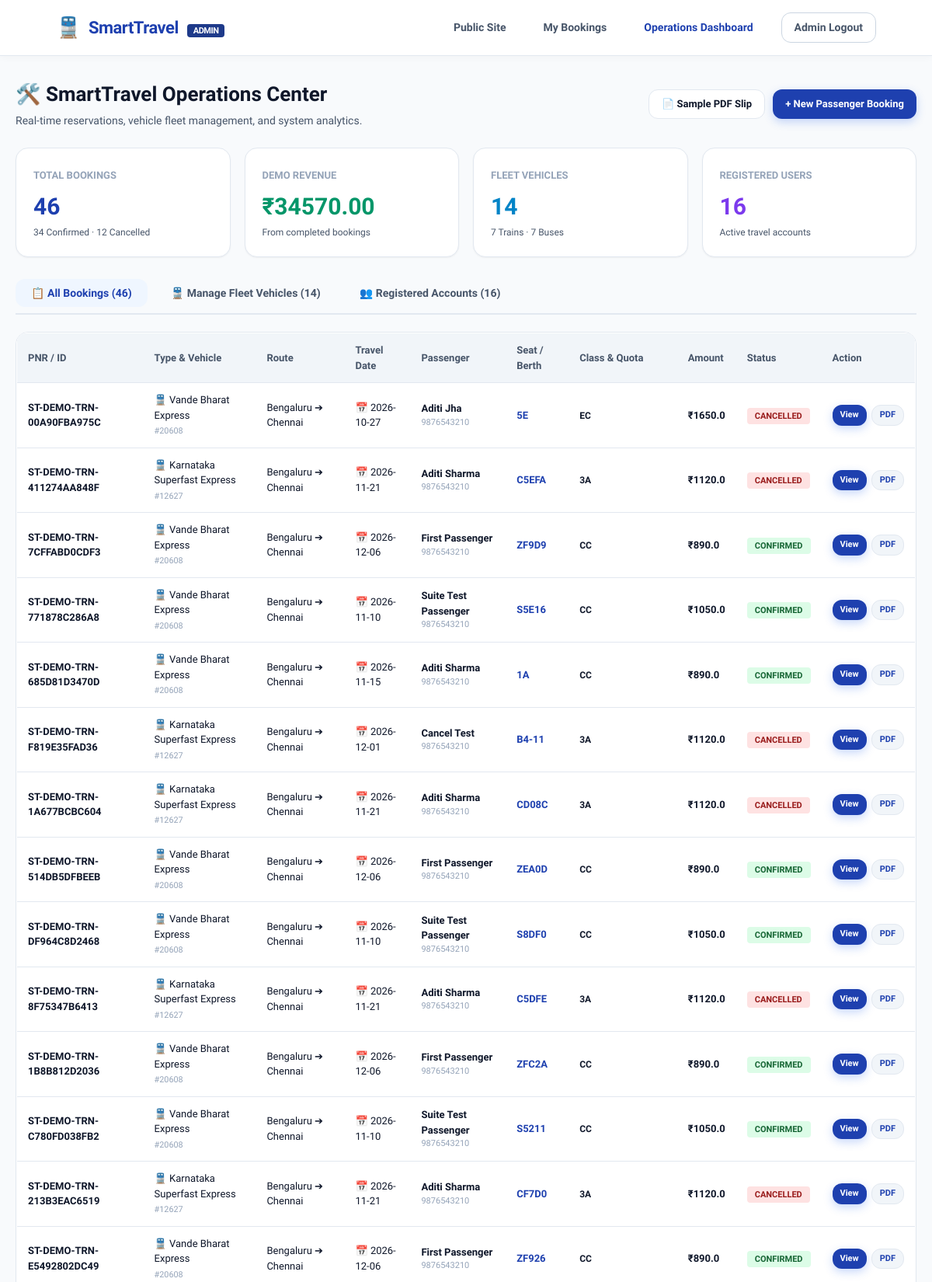
/admin (signed in, upper part), run on the app's committed database.
### tables this page shows
CREATE TABLE bookings (

            id INTEGER PRIMARY KEY AUTOINCREMENT,

            booking_id TEXT UNIQUE,

            transport TEXT,

            vehicle_name TEXT,

            vehicle_number TEXT,

            source TEXT,

            destination TEXT,

            journey_date TEXT,

            boarding TEXT,

            seat TEXT,

            passenger_name TEXT,

            age INTEGER,

            gender TEXT,

            phone TEXT,

            email TEXT,

            ticket_price REAL,

            food_total REAL,

            total REAL,

            payment_method TEXT,

            status TEXT DEFAULT 'CONFIRMED'

        , vehicle_class TEXT DEFAULT 'STANDARD', quota TEXT DEFAULT 'GENERAL');

### TrainBusBooking/app.py (the view)
@app.route("/admin")
@admin_required
def admin_dashboard():
    message = request.args.get("message")
    connection = get_db_connection()
    try:
        total_bookings = connection.execute("SELECT COUNT(*) FROM bookings").fetchone()[0]
        confirmed_bookings = connection.execute("SELECT COUNT(*) FROM bookings WHERE status = 'CONFIRMED'").fetchone()[0]
        cancelled_bookings = connection.execute("SELECT COUNT(*) FROM bookings WHERE status = 'CANCELLED'").fetchone()[0]
        rev_row = connection.execute("SELECT SUM(total) FROM bookings WHERE status = 'CONFIRMED'").fetchone()[0]
        total_revenue = float(rev_row or 0)
        total_vehicles = connection.execute("SELECT COUNT(*) FROM vehicles").fetchone()[0]
        total_trains = connection.execute("SELECT COUNT(*) FROM vehicles WHERE transport = 'train'").fetchone()[0]
        total_buses = connection.execute("SELECT COUNT(*) FROM vehicles WHERE transport = 'bus'").fetchone()[0]
        total_users = connection.execute("SELECT COUNT(*) FROM users").fetchone()[0]
        bookings_list = connection.execute("SELECT * FROM bookings ORDER BY id DESC LIMIT 50").fetchall()
        vehicles_list = connection.execute("SELECT * FROM vehicles ORDER BY id DESC").fetchall()
        users_list = connection.execute("SELECT * FROM users ORDER BY id DESC").fetchall()
    finally:
        connection.close()
    stats = {
        "total_bookings": total_bookings,
        "confirmed_bookings": confirmed_bookings,
        "cancelled_bookings": cancelled_bookings,
        "total_revenue": total_revenue,
        "total_vehicles": total_vehicles,
        "total_trains": total_trains,
        "total_buses": total_buses,
        "total_users": total_users
    }
    return render_template(
        "admin.html",
        stats=stats,
        bookings=bookings_list,
        vehicles=vehicles_list,
        users=users_list,
        message=message
    )

### TrainBusBooking/app.py (called while the page is built)
def get_db_connection():
    connection = sqlite3.connect(DATABASE, timeout=10)
    connection.row_factory = sqlite3.Row
    connection.execute("PRAGMA foreign_keys = ON")
    for col, col_type in [
        ("vehicle_class", "TEXT DEFAULT 'STANDARD'"),
        ("quota", "TEXT DEFAULT 'GENERAL'"),
        ("food_total", "REAL DEFAULT 0"),
        ("status", "TEXT DEFAULT 'CONFIRMED'"),
        ("created_at", "TIMESTAMP DEFAULT CURRENT_TIMESTAMP")
    ]:
        try:
            connection.execute(f"ALTER TABLE bookings ADD COLUMN {col} {col_type}")
            connection.commit()
        except sqlite3.OperationalError:
            pass
    return connection

def current_user():
    user_id = session.get("user_id")
    if not user_id:
        return None
    with get_db_connection() as connection:
        return connection.execute("SELECT * FROM users WHERE id = ?", (user_id,)).fetchone()

def admin_required(fn):
    @wraps(fn)
    def wrapped(*args, **kwargs):
        user = current_user()
        if not user or user["role"] != "admin" or not session.get("is_admin"):
            return redirect(url_for("admin_login"))
        return fn(*args, **kwargs)
    return wrapped

### TrainBusBooking/templates/admin.html (shortened to what this page needs)
<!DOCTYPE html>
<html lang="en">
<head>
    <link rel="stylesheet" href="{{ url_for('static', filename='style.css') }}">
</head>
<body style="background: #f8fafc;">
<nav class="navbar">
    <div class="logo">
        <a href="/">
            <span style="font-size: 26px;">🚆</span>
            <span>SmartTravel <span style="font-size: 11px; background: #1e3a8a; color: white; padding: 2px 8px; border-radius: 4px; margin-left: 6px;">ADMIN</span></span>
        </a>
    </div>
    <div class="nav-links">
        <a href="/">Public Site</a>
        <a href="/bookings">My Bookings</a>
        <a href="/admin" style="color: var(--primary); font-weight: 800;">Operations Dashboard</a>
        <a href="/admin/logout" class="login-btn" style="border-color:#cbd5e1 !important; color:#475569 !important;">Admin Logout</a>
    </div>
</nav>
<main class="admin-page">
    <div style="display: flex; justify-content: space-between; align-items: center; margin-bottom: 24px; flex-wrap: wrap; gap: 14px;">
        <div>
            <h1 style="font-size: 26px; font-weight: 800; margin-bottom: 4px;">🛠️ SmartTravel Operations Center</h1>
            <p style="color: var(--text-secondary); font-size: 14px; margin: 0;">Real-time reservations, vehicle fleet management, and system analytics.</p>
        </div>
        <div style="display: flex; gap: 10px;">
            <a href="/download-pdf/IRCTC28283125" class="ticket-action-btn btn-outline" style="font-size: 13px; padding: 8px 16px;">
                📄 Sample PDF Slip
            </a>
            <a href="/" class="ticket-action-btn btn-primary" style="font-size: 13px; padding: 8px 16px;">
                + New Passenger Booking
            </a>
        </div>
    </div>
    <div class="stats-grid">
        <div class="stat-card">
            <span>Total Bookings</span>
            <h3>{{ stats.total_bookings }}</h3>
            <p>{{ stats.confirmed_bookings }} Confirmed · {{ stats.cancelled_bookings }} Cancelled</p>
        </div>
        <div class="stat-card">
            <span>Demo Revenue</span>
            <h3 style="color: #059669;">₹{{ "%.2f"|format(stats.total_revenue) }}</h3>
            <p>From completed bookings</p>
        </div>
        <div class="stat-card">
            <span>Fleet Vehicles</span>
            <h3 style="color: #0284c7;">{{ stats.total_vehicles }}</h3>
            <p>{{ stats.total_trains }} Trains · {{ stats.total_buses }} Buses</p>
        </div>
        <div class="stat-card">
            <span>Registered Users</span>
            <h3 style="color: #7c3aed;">{{ stats.total_users }}</h3>
            <p>Active travel accounts</p>
        </div>
    </div>
    <div class="admin-tab-nav">
        <button type="button" class="admin-tab-btn active" onclick="switchAdminTab('bookingsTab', this)">📋 All Bookings ({{ bookings|length }})</button>
        <button type="button" class="admin-tab-btn" onclick="switchAdminTab('fleetTab', this)">🚆 Manage Fleet Vehicles ({{ vehicles|length }})</button>
        <button type="button" class="admin-tab-btn" onclick="switchAdminTab('usersTab', this)">👥 Registered Accounts ({{ users|length }})</button>
    </div>
    <section id="bookingsTab" class="admin-tab-content">
        <div style="background: white; border-radius: var(--radius-lg); border: 1px solid var(--border); overflow-x: auto;">
            <table class="admin-table">
                <thead>
                    <tr>
                        <th>PNR / ID</th>
                        <th>Type &amp; Vehicle</th>
                        <th>Route</th>
                        <th>Travel Date</th>
                        <th>Passenger</th>
                        <th>Seat / Berth</th>
                        <th>Class &amp; Quota</th>
                        <th>Amount</th>
                        <th>Status</th>
                        <th>Action</th>
                    </tr>
                </thead>
                <tbody>
                    {% for b in bookings %}
                        <tr>
                            <td><strong>{{ b.booking_id }}</strong></td>
                            <td>
                                <div>{% if b.transport == 'bus' %}🚌{% else %}🚆{% endif %} {{ b.vehicle_name }}</div>
                                <small style="color: var(--text-muted);">#{{ b.vehicle_number }}</small>
                            </td>
                            <td>{{ b.source }} ➔ {{ b.destination }}</td>
                            <td>📅 {{ b.journey_date }}</td>
                            <td>
                                <strong>{{ b.passenger_name }}</strong>
                                <div style="font-size: 11px; color: var(--text-muted);">{{ b.phone }}</div>
                            </td>
                            <td><strong style="color: var(--primary);">{{ b.seat }}</strong></td>
                            <td><span style="font-size: 12px; font-weight: 700;">{{ b.vehicle_class }}</span></td>
                            <td><strong>₹{{ b.total }}</strong></td>
                            <td>
                                <span class="{% if b.status == 'CONFIRMED' %}badge-confirmed{% else %}badge-cancelled{% endif %}">
                                    {{ b.status }}
                                </span>
                            </td>
                            <td>
                                <div style="display: flex; gap: 6px;">
                                    <a href="/ticket?booking_id={{ b.booking_id }}" class="select-btn" style="padding: 4px 10px; font-size: 11px;" target="_blank">View</a>
                                    <a href="/download-pdf/{{ b.booking_id }}" class="modify-search-btn" style="padding: 4px 10px; font-size: 11px;">PDF</a>
                                </div>
                            </td>
                        </tr>
                    {% else %}
                        <tr>
                            <td colspan="10" style="text-align: center; padding: 40px; color: var(--text-muted);">
                                No bookings found in database yet.
                            </td>
                        </tr>
                    {% endfor %}
                </tbody>
            </table>
        </div>
    </section>
</main>
</body>
</html>

### TrainBusBooking/static/style.css (style rules this page uses)
:root { --primary: #1e40af; --primary-light: #3b82f6; --primary-hover: #1d4ed8; --primary-subtle: #eff6ff; --primary-dark: #0f172a; --secondary: #0ea5e9; --accent: #2563eb; --success: #10b981; --success-subtle: #ecfdf5; --warning: #f59e0b; --warning-subtle: #fffbeb; --danger: #ef4444; --danger-subtle: #fef2f2; --surface: #ffffff; --surface-subtle: #f8fafc; --surface-muted: #f1f5f9; --border: #e2e8f0; --border-focus: #3b82f6; --text-primary: #0f172a; --text-secondary: #475569; --text-muted: #94a3b8; --text-inverse: #ffffff; --radius-sm: 8px; --radius-md: 12px; --radius-lg: 16px; --radius-xl: 24px; --radius-full: 9999px; --shadow-sm: 0 1px 2px 0 rgb(0 0 0 / 0.05); --shadow-md: 0 4px 6px -1px rgb(0 0 0 / 0.07), 0 2px 4px -2px rgb(0 0 0 / 0.05); --shadow-lg: 0 10px 15px -3px rgb(0 0 0 / 0.08), 0 4px 6px -4px rgb(0 0 0 / 0.04); --shadow-xl: 0 20px 25px -5px rgb(0 0 0 / 0.09), 0 8px 10px -6px rgb(0 0 0 / 0.04); --shadow-glow: 0 0 25px rgba(37, 99, 235, 0.25); --transition: all 0.22s cubic-bezier(0.4, 0, 0.2, 1); }
*, *::before, *::after { margin: 0; padding: 0; box-sizing: border-box; }
html { scroll-behavior: smooth; font-size: 16px; }
body { font-family: 'Plus Jakarta Sans', 'Inter', -apple-system, BlinkMacSystemFont, sans-serif; background-color: var(--surface-subtle); color: var(--text-primary); line-height: 1.5; -webkit-font-smoothing: antialiased; min-height: 100vh; display: flex; flex-direction: column; }
main, section { flex-shrink: 0; }
a { color: var(--primary); text-decoration: none; transition: var(--transition); }
button, input, select, textarea { font-family: inherit; }
.navbar { position: sticky; top: 0; z-index: 100; height: 72px; padding: 0 6%; background: rgba(255, 255, 255, 0.96); backdrop-filter: blur(12px); -webkit-backdrop-filter: blur(12px); display: flex; justify-content: space-between; align-items: center; border-bottom: 1px solid var(--border); box-shadow: 0 2px 10px rgba(0, 0, 0, 0.03); }
.logo { display: flex; align-items: center; gap: 10px; font-size: 22px; font-weight: 800; color: var(--primary); letter-spacing: -0.5px; cursor: pointer; }
.logo a { color: inherit; display: flex; align-items: center; gap: 10px; }
.nav-links { display: flex; align-items: center; gap: 24px; }
.nav-links a { text-decoration: none; color: var(--text-secondary); font-size: 14px; font-weight: 600; padding: 8px 12px; border-radius: var(--radius-sm); display: flex; align-items: center; gap: 6px; transition: var(--transition); }
.login-btn { padding: 8px 16px !important; border: 1.5px solid var(--primary) !important; border-radius: var(--radius-md) !important; color: var(--primary) !important; font-weight: 600; }
.modify-search-btn { background: var(--surface-muted); border: 1px solid var(--border); color: var(--primary); font-size: 13px; font-weight: 700; padding: 8px 16px; border-radius: var(--radius-md); cursor: pointer; transition: var(--transition); }
.select-btn { background: var(--primary); color: white !important; font-size: 14px; font-weight: 700; padding: 10px 22px; border-radius: var(--radius-md); cursor: pointer; box-shadow: 0 4px 12px rgba(37, 99, 235, 0.25); display: inline-flex; align-items: center; gap: 6px; transition: var(--transition); }
.ticket-action-btn { padding: 12px 24px; border-radius: var(--radius-md); font-size: 14px; font-weight: 700; cursor: pointer; display: inline-flex; align-items: center; gap: 8px; transition: var(--transition); }
.ticket-action-btn.btn-primary { background: var(--primary); color: white; border: none; box-shadow: 0 4px 12px rgba(37, 99, 235, 0.25); }
.ticket-action-btn.btn-outline { background: white; border: 1.5px solid var(--border); color: var(--text-primary); }

### data on the page
bookings: booking_id "ST-DEMO-TRN-00A90FBA975C", vehicle_name "Vande Bharat Express", vehicle_number "20608", source "Bengaluru", destination "Chennai", journey_date "2026-10-27", passenger_name "Aditi Jha", phone "9876543210", seat "5E", vehicle_class "EC", total "1650.0", status "CANCELLED"
bookings: booking_id "ST-DEMO-TRN-411274AA848F", vehicle_name "Karnataka Superfast Express", vehicle_number "12627", source "Bengaluru", destination "Chennai", journey_date "2026-11-21", passenger_name "Aditi Sharma", phone "9876543210", seat "C5EFA", vehicle_class "3A", total "1120.0", status "CANCELLED"
bookings: booking_id "ST-DEMO-TRN-7CFFABD0CDF3", vehicle_name "Vande Bharat Express", vehicle_number "20608", source "Bengaluru", destination "Chennai", journey_date "2026-12-06", passenger_name "First Passenger", phone "9876543210", seat "ZF9D9", vehicle_class "CC", total "890.0", status "CONFIRMED"
bookings: booking_id "ST-DEMO-TRN-771878C286A8", vehicle_name "Vande Bharat Express", vehicle_number "20608", source "Bengaluru", destination "Chennai", journey_date "2026-11-10", passenger_name "Suite Test Passenger", phone "9876543210", seat "S5E16", vehicle_class "CC", total "1050.0", status "CONFIRMED"
bookings: booking_id "ST-DEMO-TRN-685D81D3470D", vehicle_name "Vande Bharat Express", vehicle_number "20608", source "Bengaluru", destination "Chennai", journey_date "2026-11-15", passenger_name "Aditi Sharma", phone "9876543210", seat "1A", vehicle_class "CC", total "890.0", status "CONFIRMED"
bookings: booking_id "ST-DEMO-TRN-F819E35FAD36", vehicle_name "Karnataka Superfast Express", vehicle_number "12627", source "Bengaluru", destination "Chennai", journey_date "2026-12-01", passenger_name "Cancel Test", phone "9876543210", seat "B4-11", vehicle_class "3A", total "1120.0", status "CANCELLED"
bookings: booking_id "ST-DEMO-TRN-1A677BCBC604", vehicle_name "Karnataka Superfast Express", vehicle_number "12627", source "Bengaluru", destination "Chennai", journey_date "2026-11-21", passenger_name "Aditi Sharma", phone "9876543210", seat "CD08C", vehicle_class "3A", total "1120.0", status "CANCELLED"
bookings: booking_id "ST-DEMO-TRN-514DB5DFBEEB", vehicle_name "Vande Bharat Express", vehicle_number "20608", source "Bengaluru", destination "Chennai", journey_date "2026-12-06", passenger_name "First Passenger", phone "9876543210", seat "ZEA0D", vehicle_class "CC", total "890.0", status "CONFIRMED"
bookings: booking_id "ST-DEMO-TRN-DF964C8D2468", vehicle_name "Vande Bharat Express", vehicle_number "20608", source "Bengaluru", destination "Chennai", journey_date "2026-11-10", passenger_name "Suite Test Passenger", phone "9876543210", seat "S8DF0", vehicle_class "CC", total "1050.0", status "CONFIRMED"
bookings: booking_id "ST-DEMO-TRN-8F75347B6413", vehicle_name "Karnataka Superfast Express", vehicle_number "12627", source "Bengaluru", destination "Chennai", journey_date "2026-11-21", passenger_name "Aditi Sharma", phone "9876543210", seat "C5DFE", vehicle_class "3A", total "1120.0", status "CANCELLED"
bookings: booking_id "ST-DEMO-TRN-1B8B812D2036", vehicle_name "Vande Bharat Express", vehicle_number "20608", source "Bengaluru", destination "Chennai", journey_date "2026-12-06", passenger_name "First Passenger", phone "9876543210", seat "ZFC2A", vehicle_class "CC", total "890.0", status "CONFIRMED"
bookings: booking_id "ST-DEMO-TRN-C780FD038FB2", vehicle_name "Vande Bharat Express", vehicle_number "20608", source "Bengaluru", destination "Chennai", journey_date "2026-11-10", passenger_name "Suite Test Passenger", phone "9876543210", seat "S5211", vehicle_class "CC", total "1050.0", status "CONFIRMED"
bookings: booking_id "ST-DEMO-TRN-213B3EAC6519", vehicle_name "Karnataka Superfast Express", vehicle_number "12627", source "Bengaluru", destination "Chennai", journey_date "2026-11-21", passenger_name "Aditi Sharma", phone "9876543210", seat "CF7D0", vehicle_class "3A", total "1120.0", status "CANCELLED"
bookings: booking_id "ST-DEMO-TRN-E5492802DC49", vehicle_name "Vande Bharat Express", vehicle_number "20608", source "Bengaluru", destination "Chennai", journey_date "2026-12-06", passenger_name "First Passenger", phone "9876543210", seat "ZF926", vehicle_class "CC", total "890.0", status "CONFIRMED"

### other printed values
{{ stats.total_bookings }} "46"
{{ stats.confirmed_bookings }} "34"
{{ stats.cancelled_bookings }} "12"
{{ "%.2f"|format(stats.total_revenue) }} "34570.00"
{{ stats.total_vehicles }} "14"
{{ stats.total_trains }} "7"
{{ stats.total_buses }} "7"
{{ stats.total_users }} "16"
{{ bookings|length }} "46"
{{ vehicles|length }} "14"
{{ users|length }} "16"
